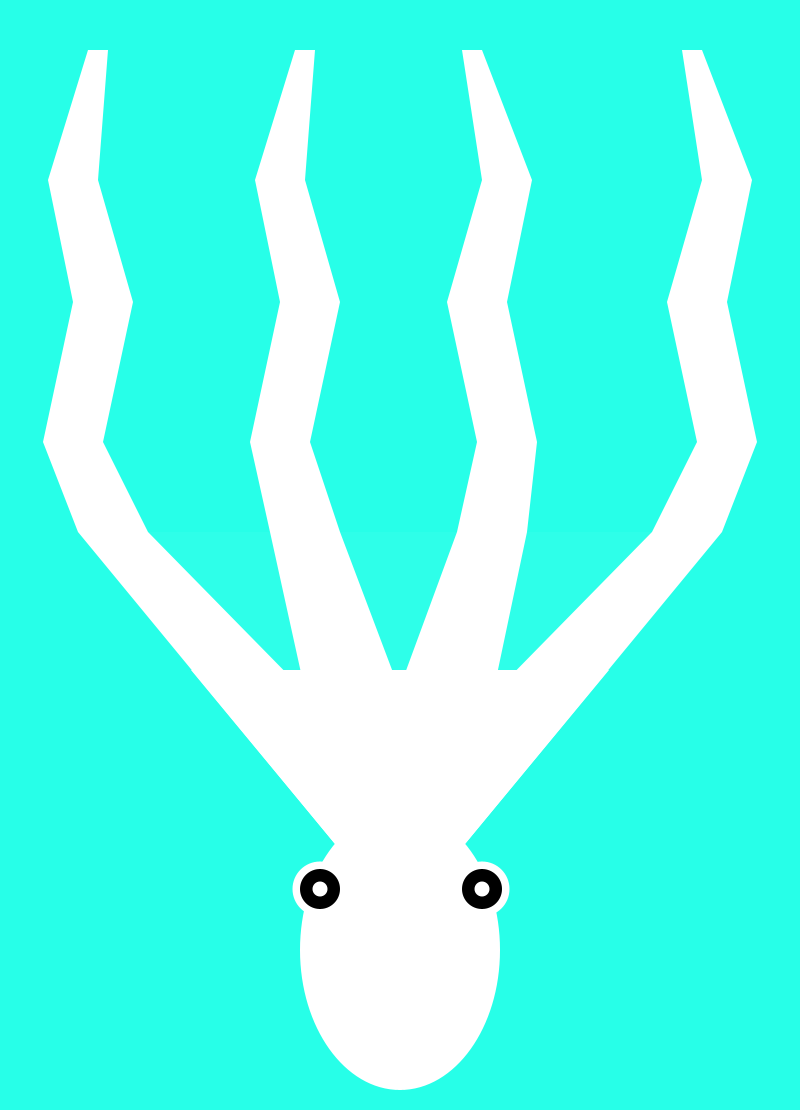
Frame 1 (no input)
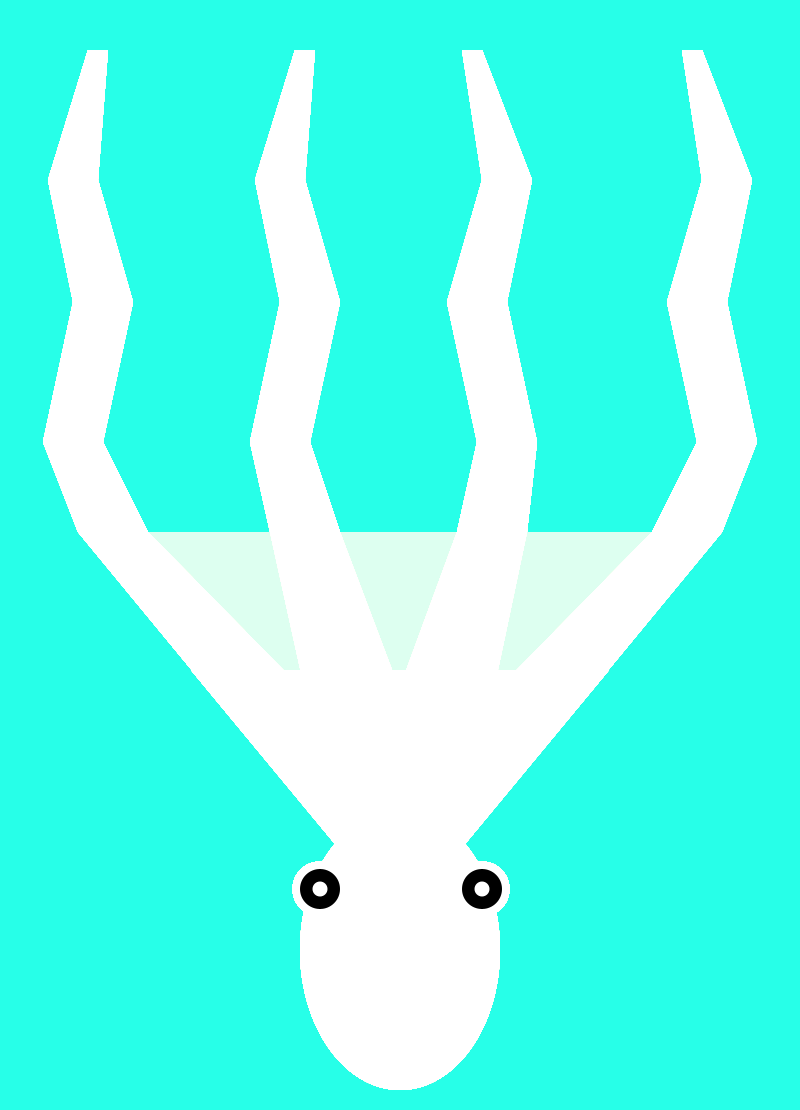
Frame 60 (the mouse pressed at the canvas centre just before this capture)
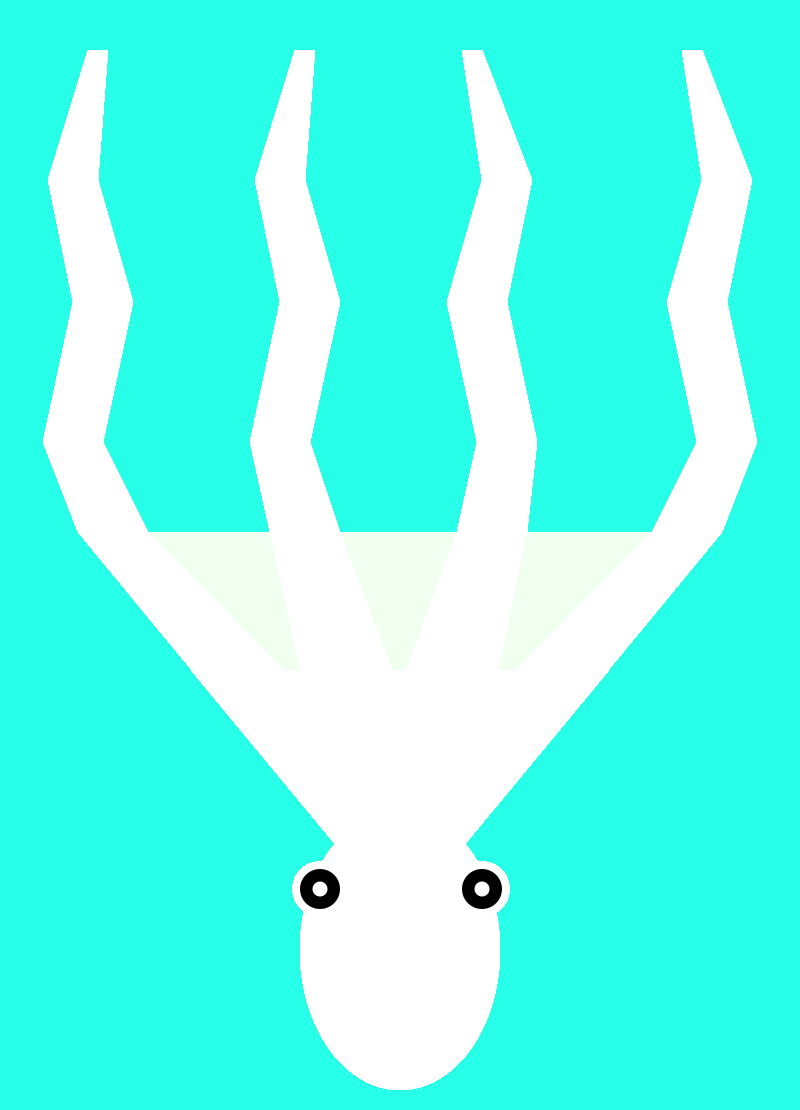
Frame 120 (the mouse held since frame 60 and released just before this capture)

The Processing sketch that drew these frames (run headless with seeded random() and noise(); from frame 60 on, the mouse is pressed at the canvas centre):

// Processing sketch: processing_129747
// ── processing_129747.pde

void setup() {
  size(800,1110);
background(#27ffe8);
noStroke();
ellipseMode(CENTER);
}

void draw () {
  
//head  
fill(255);
ellipse(400,950,200,280);

//neck
fill(255);
rect(340,750,120,100);

//body
fill(255);
quad(191,670,609,670,460,850,340,850);

//body2
fill(255,8);
quad(78,532,722,532,460,850,340,850);

//left eye
fill(255);
ellipse(320,889,55,55);

//left eye inside
fill(0);
ellipse(320,889,40,40);

//left eye inside inside
fill(255);
ellipse(320,889,15,15);

//right eye
fill(255);
ellipse(482,889,55,55);

//right eye inside
fill(0);
ellipse(482,889,40,40);

//right eye inside inside
fill(255);
ellipse(482,889,15,15);

//tentical 1
fill(255);
quad(78,532,148,532,460,850,340,850);

//tentical 1.5
fill(255);
quad(103,442,43,442,78,532,148,532);

//tentical 1.6
fill(255);
quad(73,302,133,302,103,442,43,442);

//tentical 1.7
fill(255);
quad(98,180,48,180,73,302,133,302);

//tentical 1.8
fill(255);
quad(88,50,108,50,98,180,48,180);

//tentical 2
fill(255);
quad(270,532,340,532,460,850,340,850);

//tentical 2.5
fill(255);
quad(310,442,250,442,270,532,340,532);

//tentical 2.6
fill(255);
quad(280,302,340,302,310,442,250,442);

//tentical 2.7
fill(255);
quad(305,180,255,180,280,302,340,302);

//tentical 2.8
fill(255);
quad(295,50,315,50,305,180,255,180);

//tentical 3
fill(255);
quad(457,532,527,532,460,850,340,850);

//tentical 3.5
fill(255);
quad(537,442,477,442,457,532,527,532);

//tentical 3.6
fill(255);
quad(447,302,507,302,537,442,477,442);

//tentical 3.7
fill(255);
quad(532,180,482,180,447,302,507,302);

//tentical 3.8
fill(255);
quad(462,50,482,50,532,180,482,180);

//tentical 4
fill(255);
quad(652,532,722,532,460,850,340,850);

//tentical 4.5
fill(255);
quad(757,442,697,442,652,532,722,532);

//tentical 4.6
fill(255);
quad(667,302,727,302,757,442,697,442);

//tentical 4.7
fill(255);
quad(752,180,702,180,667,302,727,302);

//tentical 4.8
fill(255);
quad(682,50,702,50,752,180,702,180);

println(mouseX + ", " + mouseY);
}
